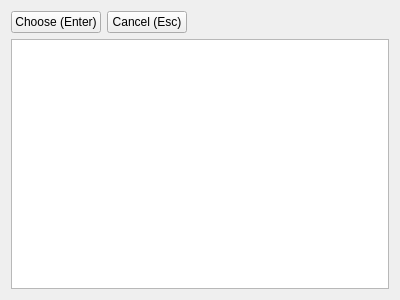
<?xml version="1.0" encoding="UTF-8"?>
<ui version="4.0">
 <class>SelectProject</class>
 <widget class="QDialog" name="SelectProject">
  <property name="geometry">
   <rect>
    <x>0</x>
    <y>0</y>
    <width>400</width>
    <height>300</height>
   </rect>
  </property>
  <property name="windowTitle">
   <string>Dialog</string>
  </property>
  <layout class="QVBoxLayout" name="verticalLayout">
   <item>
    <layout class="QHBoxLayout" name="horizontalLayout">
     <item>
      <widget class="QPushButton" name="bt_choose">
       <property name="focusPolicy">
        <enum>Qt::NoFocus</enum>
       </property>
       <property name="text">
        <string>Choose (Enter)</string>
       </property>
      </widget>
     </item>
     <item>
      <widget class="QPushButton" name="bt_cancel">
       <property name="focusPolicy">
        <enum>Qt::NoFocus</enum>
       </property>
       <property name="text">
        <string>Cancel (Esc)</string>
       </property>
      </widget>
     </item>
     <item>
      <spacer name="horizontalSpacer">
       <property name="orientation">
        <enum>Qt::Horizontal</enum>
       </property>
       <property name="sizeHint" stdset="0">
        <size>
         <width>40</width>
         <height>20</height>
        </size>
       </property>
      </spacer>
     </item>
    </layout>
   </item>
   <item>
    <widget class="QTableView" name="tb_projects">
     <property name="selectionMode">
      <enum>QAbstractItemView::SingleSelection</enum>
     </property>
     <property name="selectionBehavior">
      <enum>QAbstractItemView::SelectRows</enum>
     </property>
    </widget>
   </item>
  </layout>
 </widget>
 <resources/>
 <connections/>
</ui>
